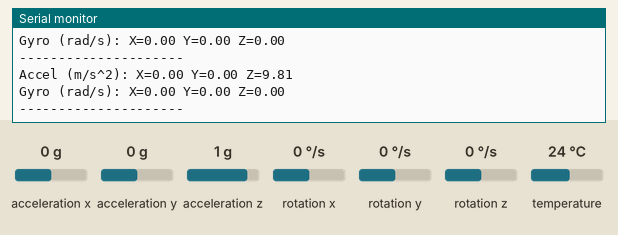
Simulated run of this sketch. Board: ESP32. Shown: the last lines printed to the serial monitor. The inputs (shaded band) are chosen by the test bench; at power-on: acceleration x 0 g, acceleration y 0 g, acceleration z 1 g, rotation x 0 °/s, rotation y 0 °/s, rotation z 0 °/s, temperature 24 °C.

Above: at 1.2 s.
1.3 s: acceleration x set to -1.4 g
At 2.1 s:
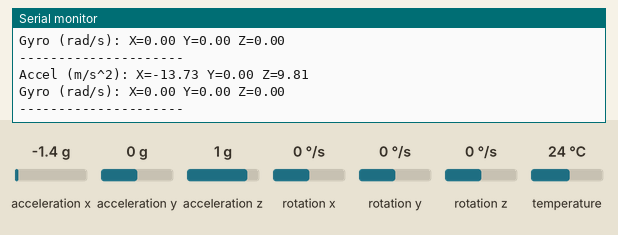
2.8 s: acceleration y set to -1.4 g
At 3.5 s:
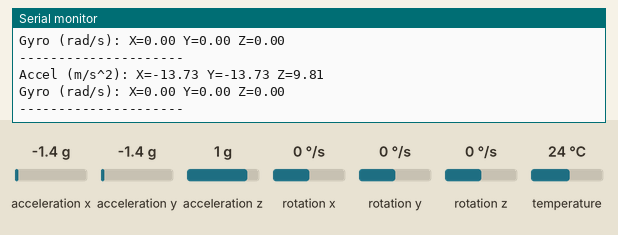
4.3 s: acceleration z set to -1.4 g
At 4.8 s:
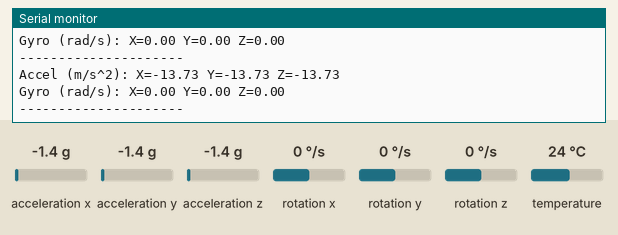
5.8 s: rotation x set to -192 °/s
At 6.4 s:
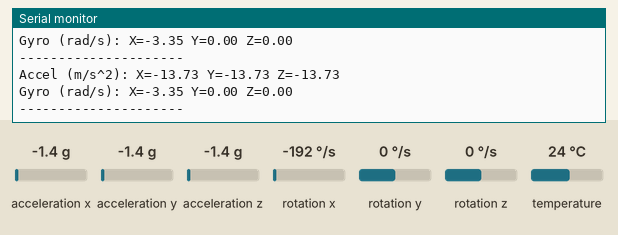
7.3 s: rotation y set to -192 °/s
At 8.3 s:
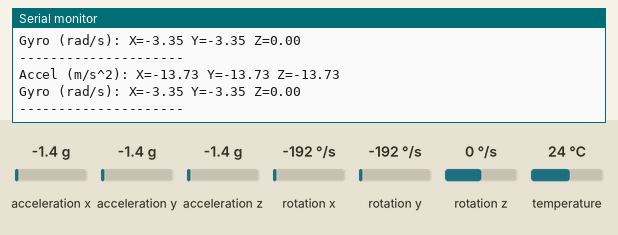

Measured:
- after the input at 1.3 s, the serial monitor: prints a new line at once (image 1)
- after the input at 2.8 s, the serial monitor: prints a new line at once (image 2)
- after the input at 4.3 s, the serial monitor: prints a new line at once (image 3)
- after the input at 5.8 s, the serial monitor: prints a new line at once (image 4)
- after the input at 7.3 s, the serial monitor: prints a new line at once (image 5)

The sketch:

arduino_code.ino
```cpp
#include <WiFi.h>
#include <WiFiUdp.h>
#include <Wire.h>
#include <Adafruit_MPU6050.h>
#include <Adafruit_Sensor.h>

// ===== Access Point credentials =====
const char* ssid = "ESP32_AP";       // ESP32 network name
const char* password = "123456789";   // Password

// ===== UDP Settings =====
WiFiUDP udp;
IPAddress broadcastIP(192,168,4,255); // broadcast address
const int udpPort = 4210;             // UDP port

// ===== MPU6050 Setup =====
Adafruit_MPU6050 mpu;

void setup() {
  Serial.begin(115200);

  // Start ESP32 as Wi-Fi Access Point
  WiFi.softAP(ssid, password);
  IPAddress IP = WiFi.softAPIP();
  Serial.print("ESP32 AP started. IP address: ");
  Serial.println(IP);   // usually 192.168.4.1

  // Start UDP
  udp.begin(udpPort);
  Serial.println("UDP ready (broadcast mode).");

  // Initialize MPU6050
  if (!mpu.begin()) {
    Serial.println("Failed to find MPU6050 chip");
    while (1) delay(10);
  }

  // Configure sensor
  mpu.setAccelerometerRange(MPU6050_RANGE_8_G);
  mpu.setGyroRange(MPU6050_RANGE_500_DEG);
  mpu.setFilterBandwidth(MPU6050_BAND_21_HZ);

  Serial.println("MPU6050 initialized.");
}

void loop() {
  sensors_event_t a, g, temp;
  mpu.getEvent(&a, &g, &temp);

  // Prepare float buffer (6 values)
  float data[6];
  data[0] = a.acceleration.x;
  data[1] = a.acceleration.y;
  data[2] = a.acceleration.z;
  data[3] = g.gyro.x;
  data[4] = g.gyro.y;
  data[5] = g.gyro.z;

  // Debug print to Serial Monitor
  Serial.print("Accel (m/s^2): X=");
  Serial.print(data[0]); Serial.print(" Y=");
  Serial.print(data[1]); Serial.print(" Z=");
  Serial.println(data[2]);

  Serial.print("Gyro (rad/s): X=");
  Serial.print(data[3]); Serial.print(" Y=");
  Serial.print(data[4]); Serial.print(" Z=");
  Serial.println(data[5]);
  Serial.println("---------------------");

  // Send as binary packet (broadcast)
  udp.beginPacket(broadcastIP, udpPort);
  udp.write((uint8_t*)data, sizeof(data)); // send raw floats
  udp.endPacket();

  delay(5); // ~200 Hz update rate
}
```
